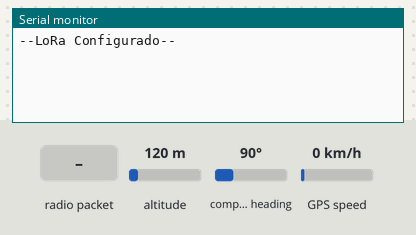
Bench run of a sketch on a simulated ESP32. Shown: the last lines printed to the serial monitor. The inputs (shaded band) are chosen by the test bench; at power-on: altitude 120 m, compass heading 90°, GPS speed 0 km/h. Random numbers use the default seed unless the sketch sets one; the GPS gets a fix after 3 s at 37.7749, -122.4194 with 8 satellites; no radio packets arrive unless stated.

Above: at 1.2 s.
1.3 s: radio packet "1" arrives
At 2.0 s:
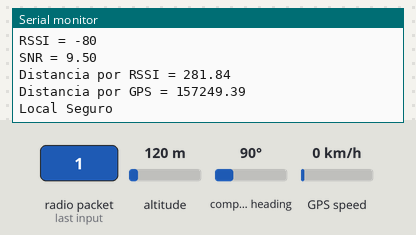
2.8 s: radio packet "5" arrives
At 4.3 s:
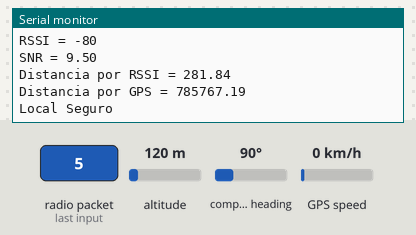

Measured:
- after the input at 1.3 s, the serial monitor: prints a new line at once (image 1)
- after the input at 2.8 s, the serial monitor: prints a new line at once (image 2)

The sketch:

ProjetoLoRa2.ino
```cpp
#include <SPI.h>
#include <LoRa.h>
#include <TinyGPSPlus.h>
#include <HardwareSerial.h>
#include <iostream>
#include <cmath>


TinyGPSPlus gps;
HardwareSerial gpsSerial(2);

#define SS 5
#define RST 21
#define DIO0 4

#define RXD2 16
#define TXD2 17
#define GPS_BAUD 9600

#define RAIO_TERRA 6371000.0

unsigned long tempoAnterior = 0;
int sender = 0;

int LoRa_1m = -31;
float Perda_Ambiente = 2;

void setup() {
  Serial.begin(115200);

  gpsSerial.begin(GPS_BAUD, SERIAL_8N1, RXD2, TXD2);

  randomSeed(analogRead(34));

  LoRa.setPins(SS, RST, DIO0);

  while (!LoRa.begin(915E6)) {
    Serial.println("--LoRa não funcionando--");
    delay(500);
  }

  LoRa.setSyncWord(0x34);
  LoRa.setSpreadingFactor(12);
  LoRa.setSignalBandwidth(125E3);
  LoRa.setCodingRate4(8);
  LoRa.enableCrc();

  Serial.println("--LoRa Configurado--");
}

void loop() {
  while (gpsSerial.available() > 0) {
    gps.encode(gpsSerial.read());
  }

  float latitude = gps.location.lat();
  float longitude = gps.location.lng();
  float velocidade = gps.speed.kmph();
  float altitude = gps.altitude.meters();

  static int number = 2;

  if (millis() - tempoAnterior > 3000) {
    sender = random(0, 2); // sorteia 0 ou 1
    tempoAnterior = millis();

  }

  if (sender == 1) {

    LoRa.beginPacket();
    LoRa.print(number);
    LoRa.print(",");
    LoRa.print(latitude);
    LoRa.print(",");
    LoRa.print(longitude);
    LoRa.print(",");
    LoRa.print(altitude);
    LoRa.print(",");
    LoRa.print(velocidade);
    LoRa.endPacket();

    delay(100);
  }

  int pacote = LoRa.parsePacket();

  if (pacote) {

    String mensagem = "";

    while (LoRa.available()) {
      mensagem += (char)LoRa.read();
    }

    int p1 = mensagem.indexOf(',');
    int p2 = mensagem.indexOf(',', p1 + 1);
    int p3 = mensagem.indexOf(',', p2 + 1);
    int p4 = mensagem.indexOf(',', p3 + 1);

    int numero_recebido = mensagem.substring(0, p1).toInt();
    float latitude_recebida = mensagem.substring(p1 + 1, p2).toFloat();
    float longitude_recebida = mensagem.substring(p2 + 1, p3).toFloat();
    float altitude_recebida = mensagem.substring(p3 + 1, p4).toFloat();
    float velocidade_recebida = mensagem.substring(p4 + 1).toFloat();

    int rssi = LoRa.packetRssi();
    float snr = LoRa.packetSnr();

    Serial.print("\nNumero recebido = ");
    Serial.println(numero_recebido);

    Serial.print("Latitude recebida = ");
    Serial.println(latitude_recebida);

    Serial.print("Longitude recebida = ");
    Serial.println(longitude_recebida);

    Serial.print("Altitude recebida = ");
    Serial.println(altitude_recebida);

    Serial.print("Velocidade recebida = ");
    Serial.println(velocidade_recebida);

    Serial.print("RSSI = ");
    Serial.println(rssi);

    Serial.print("SNR = ");
    Serial.println(snr);

    float distancia_rssi = pow(10.0, (LoRa_1m - rssi) / (10.0 * Perda_Ambiente));

    Serial.print("Distancia por RSSI = ");
    Serial.println(distancia_rssi);

    float lat1Rad = radians(latitude_recebida);
    float lon1Rad = radians(longitude_recebida);

    float lat2Rad = radians(latitude);
    float lon2Rad = radians(longitude);

    float deltaLat = lat2Rad - lat1Rad;
    float deltaLon = lon2Rad - lon1Rad;

    float a = sin(deltaLat / 2) * sin(deltaLat / 2) + cos(lat1Rad) * cos(lat2Rad) * sin(deltaLon / 2) * sin(deltaLon / 2);

    float c = 2 * atan2(sqrt(a), sqrt(1 - a));

    float distancia_GPS = RAIO_TERRA * c;

    Serial.print("Distancia por GPS = ");
    Serial.println(distancia_GPS);

    if ((distancia_rssi < 100)||((distancia_GPS < 100)&&(latitude != 0)&&(latitude_recebida != 0))){

      Serial.print("\nALERTA DE PROXIMIDADE\n");

    }
    else{

      Serial.print("\nLocal Seguro\n");

    }
  }
}
```
